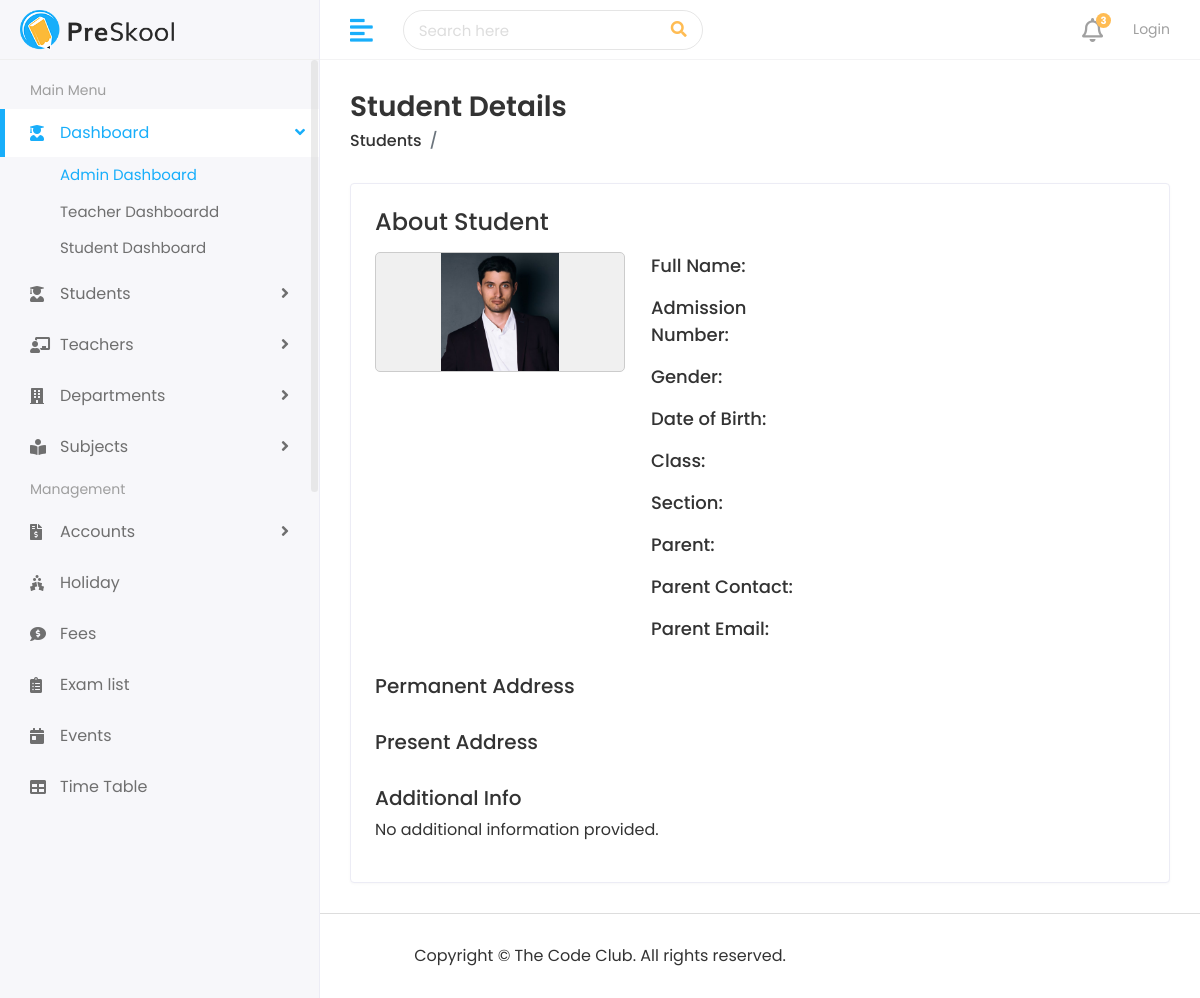
The app's page /view-student/12/, older data.
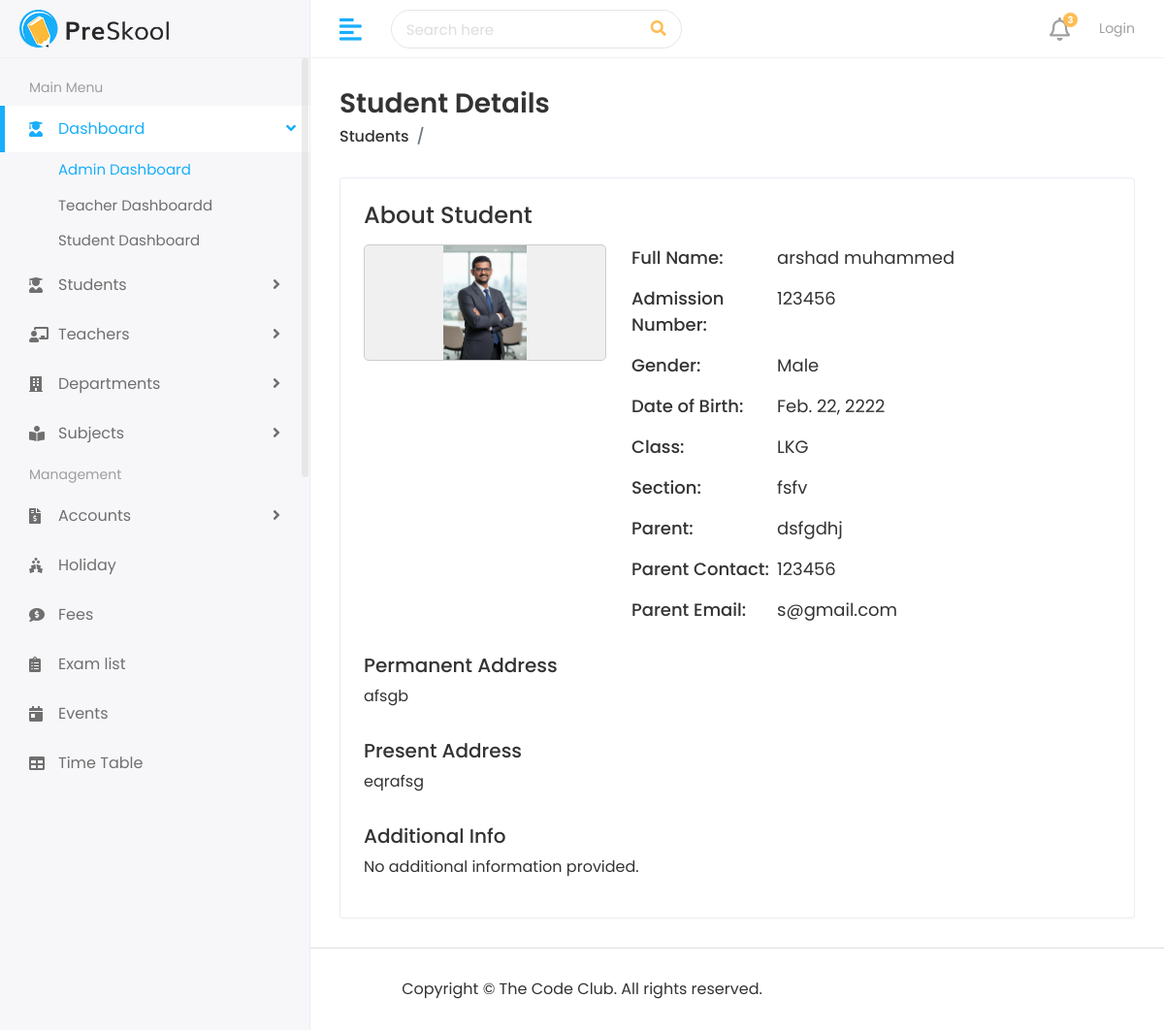
The same page, newer data.
### student/models.py (models this page shows, shortened)
class Student(models.Model):
    first_name = models.CharField(max_length=100)
    last_name = models.CharField(max_length=100)
    slug = models.SlugField(max_length=255, unique=True, blank=True)
    student_id = models.CharField(max_length=100, unique=True)
    gender = models.CharField(
        max_length=10,
        choices=[('Male', 'Male'), ('Female', 'Female')]
    )
    date_of_birth = models.DateField()
    student_class = models.CharField(max_length=100)
    religion = models.CharField(max_length=100)
    joining_date = models.DateField()
    mobile_number = models.CharField(max_length=15)
    admission_number = models.CharField(max_length=15, unique=True)
    section = models.CharField(max_length=15)
    student_image = models.ImageField(upload_to="student/", blank=True, null=True)
    parent = models.OneToOneField(Parent, on_delete=models.CASCADE)

class Parent(models.Model):
    father_name = models.CharField(max_length=100)
    father_occupation = models.CharField(max_length=100)
    father_mobile = models.CharField(max_length=15)
    father_email = models.EmailField(max_length=100)
    mother_name = models.CharField(max_length=100)
    mother_email = models.EmailField(max_length=100)
    mother_mobile = models.CharField(max_length=15)
    present_address = models.TextField()
    permanent_address = models.TextField()

### student/views.py (the view)
# urls.py: path('view-student/<slug:slug>/', views.view_student, name='student-details'),
def view_student(request, slug):
    try:
        student = Student.objects.get(student_id=slug)
        context = {
            'student': student
        }
        return render(request, 'students/student-details.html', context=context)
    except Student.DoesNotExist:
        messages.error(request, f"No student found with ID '{slug}'.")
        return render(request, 'students/student-details.html', context={})

### templates/students/student-details.html (shortened to what this page needs)
{% extends 'home/base.html' %}
{% load static %}
{% block body %}
<div class="page-wrapper">
  <div class="content container-fluid">
    <div class="page-header">
      <div class="row">
        <div class="col-sm-12">
          <h3 class="page-title">Student Details</h3>
          <ul class="breadcrumb">
            <li class="breadcrumb-item"><a href="{% url 'student-list' %}">Students</a></li>
            <li class="breadcrumb-item active">{{ student.full_name }}</li>
          </ul>
        </div>
      </div>
    </div>
    <div class="card">
      <div class="card-body">
        <div class="row">
          <div class="col-md-12">
            <div class="about-info">
              <h4>About Student</h4>
              <div class="media mt-3">
                {% if student.student_image %}
                <img src="{{ student.student_image.url }}"
                     class="mr-3"
                     alt="{{ student.first_name }} {{ student.last_name }}"
                     width="150" height="120"
                     style="object-fit: contain; border-radius: 5px; border: 1px solid #ccc; background-color:#f0f0f0;">
              {% else %}
                <img src="{% static 'assets/img/user.jpg' %}"
                     class="mr-3"
                     alt="No Image"
                     width="150" height="120"
                     style="object-fit: contain; border-radius: 5px; border: 1px solid #ccc; background-color:#f0f0f0;">
              {% endif %}
                <div class="media-body">
                  <ul>
                    <li>
                      <span class="title-span">Full Name:</span>
                      <span class="info-span">{{ student.first_name }} {{student.last_name }}</span>
                    </li>
                    <li>
                      <span class="title-span">Admission Number:</span>
                      <span class="info-span">{{ student.admission_number }}</span>
                    </li>
                    <li>
                      <span class="title-span">Gender:</span>
                      <span class="info-span">{{ student.gender }}</span>
                    </li>
                    <li>
                      <span class="title-span">Date of Birth:</span>
                      <span class="info-span">{{ student.date_of_birth }}</span>
                    </li>
                    <li>
                      <span class="title-span">Class:</span>
                      <span class="info-span">{{ student.student_class }}</span>
                    </li>
                    <li>
                      <span class="title-span">Section:</span>
                      <span class="info-span">{{ student.section }}</span>
                    </li>
                    <li>
                      <span class="title-span">Parent:</span>
                      <span class="info-span">{{ student.parent.father_name }}</span>
                    </li>
                    <li>
                      <span class="title-span">Parent Contact:</span>
                      <span class="info-span">{{ student.parent.father_mobile }}</span>
                    </li>
                    <li>
                      <span class="title-span">Parent Email:</span>
                      <span class="info-span">{{ student.parent.father_email }}</span>
                    </li>
                  </ul>
                </div>
              </div>
              <div class="row mt-3">
                <div class="col-md-12">
                  <h5>Permanent Address</h5>
                  <p>{{ student.parent.permanent_address }}</p>
                </div>
              </div>
              <div class="row mt-3">
                <div class="col-md-12">
                  <h5>Present Address</h5>
                  <p>{{ student.parent.present_address }}</p>
                </div>
              </div>
              <div class="row mt-3">
                <div class="col-md-12">
                  <h5>Additional Info</h5>
                  <p>{{ student.bio|default:"No additional information provided." }}</p>
                </div>
              </div>
            </div>
          </div>
        </div>
      </div>
    </div>
  </div>
</div>
<footer class="text-center mt-4">
  <p>Copyright © {{ now|date:"Y" }} The Code Club. All rights reserved.</p>
</footer>
{% endblock %}

### templates/home/base.html (shortened to what this page needs)
{% load static %}
<!DOCTYPE html>
<html lang="en">
   <head>
      <link rel="stylesheet" href="{% static 'assets/plugins/bootstrap/css/bootstrap.min.css' %}">
      <link rel="stylesheet" href="{% static 'assets/plugins/fontawesome/css/fontawesome.min.css' %}">
      <link rel="stylesheet" href="{% static 'assets/plugins/fontawesome/css/all.min.css' %}">
      <link rel="stylesheet" href="{% static 'assets/css/style.css' %}">
   </head>
   <body>
      <div class="main-wrapper">
         <div class="header">
            <div class="header-left">
               <a href="{% url 'index' %}" class="logo">
               <img src="{% static 'assets/img/logo.png' %}" alt="Logo">
               </a>
            </div>
            <a href="javascript:void(0);" id="toggle_btn">
            <i class="fas fa-align-left"></i>
            </a>
            <div class="top-nav-search">
               <form>
                  <input type="text" class="form-control" placeholder="Search here">
                  <button class="btn" type="submit"><i class="fas fa-search"></i></button>
               </form>
            </div>
            <ul class="nav user-menu">
               <li class="nav-item dropdown noti-dropdown">
                  <a href="#" class="dropdown-toggle nav-link" data-toggle="dropdown">
                  <i class="far fa-bell"></i> <span class="badge badge-pill">3</span>
                  </a>
               </li>
               <li class="nav-item dropdown has-arrow">
                {% if user.is_authenticated %}
                <a href="#" class="dropdown-toggle nav-link" data-toggle="dropdown">
                    <span class="user-img">
                        <img class="rounded-circle"
                             src="{% static 'assets/img/profiles/avatar-01.jpg' %}"
                             width="31"
                             alt="{{ user.first_name }}">
                    </span>
                </a>
                <div class="dropdown-menu">
                    <div class="user-header">
                        <div class="avatar avatar-sm">
                            <img src="{% static 'assets/img/profiles/avatar-01.jpg' %}"
                                 alt="User Image"
                                 class="avatar-img rounded-circle">
                        </div>
                        <div class="user-text">
                            <h6>{{ user.first_name }}</h6>
                            <p class="text-muted mb-0">
                                {% if user.is_admin %}Administrator{% elif user.is_teacher %}Teacher{% elif user.is_student %}Student{% endif %}
                            </p>
                        </div>
                    </div>
                    <a class="dropdown-item" href="">My Profile</a>
                    <a class="dropdown-item" href="">Inbox</a>
                    <a class="dropdown-item" href="{% url 'logout' %}">Logout</a>
                </div>
                {% else %}
                <a href="{% url 'login' %}" class="nav-link">Login</a>
                {% endif %}
            </li>
            </ul>
         </div>
         <div class="sidebar" id="sidebar">
            <div class="sidebar-inner slimscroll">
               <div id="sidebar-menu" class="sidebar-menu">
                  <ul>
                     <li class="menu-title">
                        <span>Main Menu</span>
                     </li>
                     <li class="submenu active">
                        <a href="#"><i class="fas fa-user-graduate"></i> <span> Dashboard</span> <span class="menu-arrow"></span></a>
                        <ul>
                           <li><a href="{% url 'index' %}" class="active">Admin Dashboard</a></li>
                           <li><a href="#">Teacher Dashboardd</a></li>
                           <li><a href="{% url 'student-dashboard' %}">Student Dashboard</a></li>
                        </ul>
                     </li>
                     <li class="submenu">
                        <a href="#"><i class="fas fa-user-graduate"></i> <span> Students</span> <span class="menu-arrow"></span></a>
                     </li>
                     <li class="submenu">
                        <a href="#"><i class="fas fa-chalkboard-teacher"></i> <span> Teachers</span> <span class="menu-arrow"></span></a>
                     </li>
                     <li class="submenu">
                        <a href="#"><i class="fas fa-building"></i> <span> Departments</span> <span class="menu-arrow"></span></a>
                     </li>
                     <li class="submenu">
                        <a href="#"><i class="fas fa-book-reader"></i> <span> Subjects</span> <span class="menu-arrow"></span></a>
                     </li>
                     <li class="menu-title">
                        <span>Management</span>
                     </li>
                     <li class="submenu">
                        <a href="#"><i class="fas fa-file-invoice-dollar"></i> <span> Accounts</span> <span class="menu-arrow"></span></a>
                     </li>
                     <li>
                        <a href="holiday.html"><i class="fas fa-holly-berry"></i> <span>Holiday</span></a>
                     </li>
                     <li>
                        <a href="fees.html"><i class="fas fa-comment-dollar"></i> <span>Fees</span></a>
                     </li>
                     <li>
                        <a href="exam.html"><i class="fas fa-clipboard-list"></i> <span>Exam list</span></a>
                     </li>
                     <li>
                        <a href="event.html"><i class="fas fa-calendar-day"></i> <span>Events</span></a>
                     </li>
                     <li>
                        <a href="time-table.html"><i class="fas fa-table"></i> <span>Time Table</span></a>
                     </li>
                  </ul>
               </div>
            </div>
         </div>
         {% block body %}
         {% endblock  %}

Row changes from the older to the newer data that the page shows:
added Student: student_image (picture), first_name "arshad", last_name "muhammed", admission_number "123456", gender "Male", date_of_birth "Feb. 22, 2222", student_class "LKG", section "fsfv", parent.father_name "dsfgdhj", parent.father_mobile "123456", parent.father_email "s@gmail.com", parent.permanent_address "afsgb", parent.present_address "eqrafsg"
